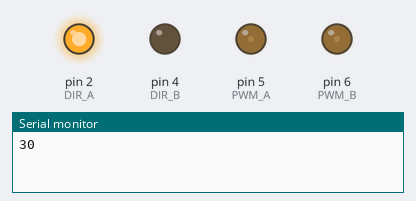
Bench run of a sketch on a simulated Arduino Uno, built with avr-gcc and run on an emulated ATmega328P. Parts: output pins drawn as LEDs (lit = HIGH), the last lines printed to the serial monitor. At 8.4 s the program stops and its outputs stay as they are.

Above: at 0.11 s.
At 8.5 s:
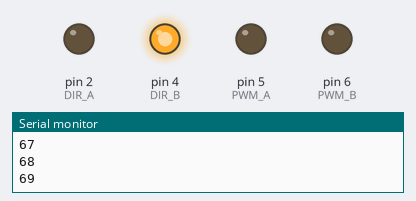
Timing chart, 0 to 9.9 s (numbered marks = the images above):
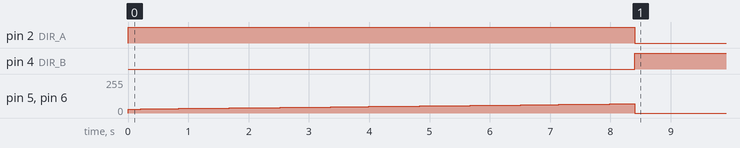

Measured:
- by itself, pin 2 (DIR_A): LOW → HIGH at 0.00 s, → LOW 8.4 s later
- by itself, pin 4 (DIR_B): LOW → HIGH at 8.4 s
- by itself, pin 5 (PWM_A), pin 6 (PWM_B): rises from 0/255 to 69/255 in 8.2 s, then falls to 0/255 in 0.21 s

The sketch:

P3_Movimientos_con_aceleracion.ino
```cpp
#define DIR_A 2
#define PWM_A 5
#define DIR_B 4
#define PWM_B 6

#define CERO 39
#define VELOCIDAD 200
#define TIEMPO_AVANCE 666
#define TIEMPO_GIRO 350
#define DESVIO 20

void avanza(int velA, int velB, int dirA, int dirB) {
  digitalWrite(DIR_A, dirA);
  digitalWrite(DIR_B, dirB ^ 1);
  analogWrite(PWM_A, velA);
  analogWrite(PWM_B, velB);
  // Serial.print("Velocidad: ");
  // Serial.println(vel);
  delay(10);
}

void delante(int vel) {
  avanza(vel, vel, 1, 1);
}

void retroceder(int vel) {
  avanza(vel, vel, 0, 0);
}

void abiertoDerecha(int vel) {
  avanza(vel, 0, 1, 1);
}

void abiertoIzquierda(int vel) {
  avanza(0, vel, 1, 1);
}

void cerradoDerecho(int vel) {
  avanza(vel, vel, 1, 0);
}

void cerradoIzquierda(int vel) {
  avanza(vel, vel, 0, 1);
}

void detenerse() {
  avanza(0, 0, 0, 0);
}

void setup() {
  pinMode(DIR_A, OUTPUT);
  pinMode(PWM_A, OUTPUT);
  pinMode(DIR_B, OUTPUT);
  pinMode(PWM_B, OUTPUT);

  Serial.begin(115200);
}

void loop() {
  for (int i = 30; i < 70; i++) {
    Serial.println(i);
    delante(i);
    delay(200);
  }

  detenerse();
  while(true);

  for (int i = CERO; i < 255; i++) {
    retroceder(i);
  }

  detenerse();
  delay(1000);

  for (int i = CERO; i < 255; i++) {
    abiertoDerecha(i);
  }

  detenerse();
  delay(1000);

  for (int i = CERO; i < 255; i++) {
    abiertoIzquierda(i);
  }

  detenerse();
  delay(1000);

  for (int i = CERO; i < 255; i++) {
    cerradoDerecho(i);
  }

  detenerse();
  delay(1000);

  for (int i = CERO; i < 255; i++) {
    cerradoIzquierda(i);
  }
}
```
